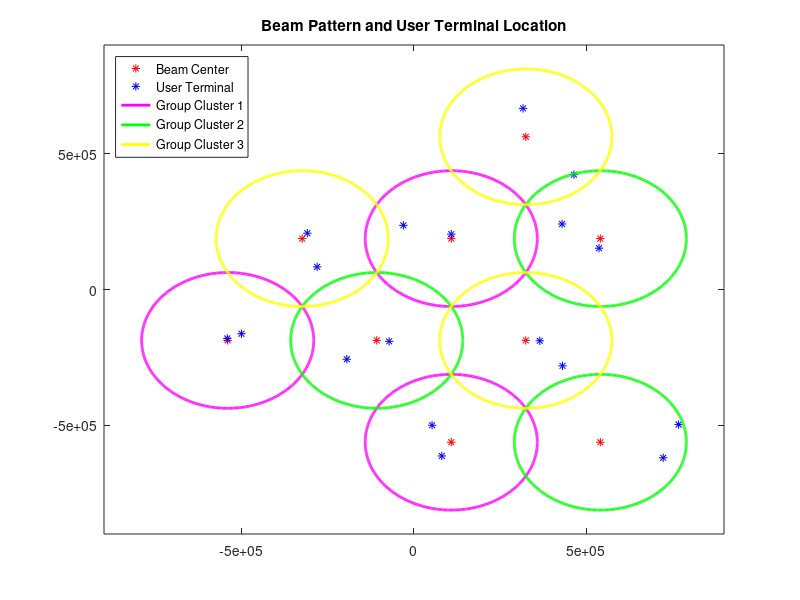

Write MATLAB code to recreate this figure.
clear

%Number of Transmitter Antennas
N = 9; 

%Number of Groups
M = 9;

%Number of Users per Group
rho = 2;

%Total Number of Users
K = rho*M;

%Number of Group Clusters
L = 3;

%Number of Users in Each Group
Gm = repmat(rho,M/L,L);

%Satellite System Parameter
theta_3dB = 0.4*pi/180;
height = 35786*10^3;

%Beam Location
beam_radius = height*tan(theta_3dB); 
theta = (0:1)*2*pi/6;
beam_spacing = ((beam_radius*3)/2)/cos(pi/6);

beam_temp = [beam_spacing*cos(theta); beam_spacing*sin(theta); zeros(1,2)];
beam_temp = horzcat(zeros(3,1),beam_temp);

shift0 = 1/2*(beam_temp(:,1)+beam_temp(:,3));
beam_temp = beam_temp - shift0;

shift1 = beam_temp(:,2) - beam_temp(:,3);
shift2 = beam_temp(:,1) - beam_temp(:,2);
shift3 = beam_temp(:,3) - beam_temp(:,1);

beam = horzcat(beam_temp+shift1,beam_temp+shift2,beam_temp+shift3);

%Plot beam centres
p(1) = plot(beam(1,:),beam(2,:),'r*');
hold on

%User Distribution
offset = 0;
i_group = 1;
for i_user = 1:K
    if(i_user > Gm(i_group) + offset)
        offset = offset + Gm(i_group);
        i_group = i_group + 1;
    end
    theta_rng = 2*pi*rand;
    user(:,i_user) = beam(:,i_group) + beam_radius*rand*[cos(theta_rng); sin(theta_rng); 0];
    
end    

%Plot user terminals
p(2) = plot(user(1,:),user(2,:),'b*');

%Change group clustering
beam = beam(:,[1 4 7 2 5 8 3 6 9]);

%Plot beam boundaries
for i_beam = 1:3
    x = beam(1,i_beam);
    y = beam(2,i_beam);
    th = 0:0.01:2*pi;
    xunit = beam_radius*cos(th) + x;
    yunit = beam_radius*sin(th) + y;
    p(3) = plot(xunit, yunit,'m','Linewidth',2);
end

for i_beam = 4:6
    x = beam(1,i_beam);
    y = beam(2,i_beam);
    th = 0:0.01:2*pi;
    xunit = beam_radius*cos(th) + x;
    yunit = beam_radius*sin(th) + y;
    p(4) = plot(xunit, yunit,'g','Linewidth',2);
end

for i_beam = 7:9
    x = beam(1,i_beam);
    y = beam(2,i_beam);
    th = 0:0.01:2*pi;
    xunit = beam_radius*cos(th) + x;
    yunit = beam_radius*sin(th) + y;
    p(5) = plot(xunit, yunit,'y','Linewidth',2);
end

hold off
title('Beam Pattern and User Terminal Location')
xlim([-900000 900000])
ylim([-900000 900000])
legend(p,'Beam Center','User Terminal','Group Cluster 1','Group Cluster 2','Group Cluster 3','Location','northwest')
